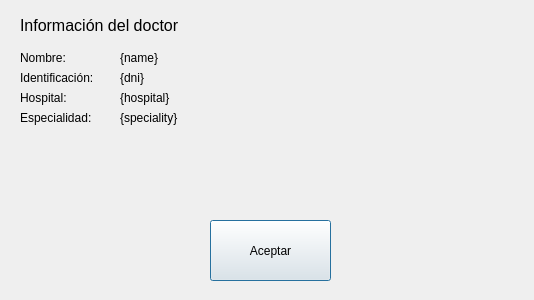
<?xml version="1.0" encoding="UTF-8"?>
<ui version="4.0">
 <class>Dialog</class>
 <widget class="QDialog" name="Dialog">
  <property name="geometry">
   <rect>
    <x>0</x>
    <y>0</y>
    <width>534</width>
    <height>300</height>
   </rect>
  </property>
  <property name="windowTitle">
   <string>Dialog</string>
  </property>
  <widget class="QLabel" name="label_2">
   <property name="geometry">
    <rect>
     <x>20</x>
     <y>0</y>
     <width>291</width>
     <height>51</height>
    </rect>
   </property>
   <property name="font">
    <font>
     <family>Arial</family>
     <pointsize>12</pointsize>
    </font>
   </property>
   <property name="text">
    <string>Información del doctor</string>
   </property>
  </widget>
  <widget class="QPushButton" name="acceptButton">
   <property name="geometry">
    <rect>
     <x>210</x>
     <y>220</y>
     <width>121</width>
     <height>61</height>
    </rect>
   </property>
   <property name="text">
    <string>Aceptar</string>
   </property>
  </widget>
  <widget class="QLabel" name="label">
   <property name="geometry">
    <rect>
     <x>20</x>
     <y>50</y>
     <width>49</width>
     <height>16</height>
    </rect>
   </property>
   <property name="text">
    <string>Nombre:</string>
   </property>
  </widget>
  <widget class="QLabel" name="doctorName">
   <property name="geometry">
    <rect>
     <x>120</x>
     <y>50</y>
     <width>151</width>
     <height>16</height>
    </rect>
   </property>
   <property name="text">
    <string>{name}</string>
   </property>
  </widget>
  <widget class="QLabel" name="doctorDni">
   <property name="geometry">
    <rect>
     <x>120</x>
     <y>70</y>
     <width>191</width>
     <height>16</height>
    </rect>
   </property>
   <property name="text">
    <string>{dni}</string>
   </property>
  </widget>
  <widget class="QLabel" name="label_3">
   <property name="geometry">
    <rect>
     <x>20</x>
     <y>70</y>
     <width>81</width>
     <height>16</height>
    </rect>
   </property>
   <property name="text">
    <string>Identificación:</string>
   </property>
  </widget>
  <widget class="QLabel" name="doctorSpeciality">
   <property name="geometry">
    <rect>
     <x>120</x>
     <y>110</y>
     <width>201</width>
     <height>16</height>
    </rect>
   </property>
   <property name="text">
    <string>{speciality}</string>
   </property>
  </widget>
  <widget class="QLabel" name="label_4">
   <property name="geometry">
    <rect>
     <x>20</x>
     <y>110</y>
     <width>81</width>
     <height>16</height>
    </rect>
   </property>
   <property name="text">
    <string>Especialidad:</string>
   </property>
  </widget>
  <widget class="QLabel" name="hospitalName">
   <property name="geometry">
    <rect>
     <x>120</x>
     <y>90</y>
     <width>181</width>
     <height>16</height>
    </rect>
   </property>
   <property name="text">
    <string>{hospital}</string>
   </property>
  </widget>
  <widget class="QLabel" name="label_5">
   <property name="geometry">
    <rect>
     <x>20</x>
     <y>90</y>
     <width>81</width>
     <height>16</height>
    </rect>
   </property>
   <property name="text">
    <string>Hospital:</string>
   </property>
  </widget>
 </widget>
 <resources/>
 <connections/>
</ui>
